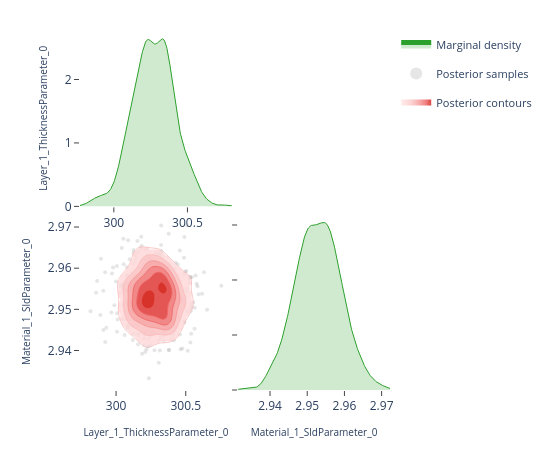

The cell this chart's notebook holds for it:
### Code cell
# ---- Pairwise focus: thickness vs SLD ---------------------------------------
# A 2-parameter corner plot zooms in on the joint posterior for a specific
# pair.  This is the same view the EasyReflectometryApp's "2D Heatmap"
# sub-tab uses to inspect parameter degeneracies.


params_of_interest = ['Layer_1_ThicknessParameter_0', 'Material_1_SldParameter_0']
idx = [posterior.param_names.index(p) for p in params_of_interest]
subset_draws = np.asarray(posterior.draws)[:, idx]

fig = plot_corner(subset_draws, params_of_interest)
fig.show()

### Figure 1 — Plotly figure (JSON) as saved in the notebook; plotly's stock layout.template omitted (floating-point values rounded to 4 significant figures; data arrays with more than 128 entries replaced by an {"elided": "..."} marker saying what was removed)
{"data": [{"fill": "tozeroy", "fillcolor": "rgba(44, 160, 44, 0.22)", "hoverinfo": "skip", "legendgroup": "marginal", "line": {"color": "rgb(44, 160, 44)", "width": 1}, "mode": "lines", "name": "Marginal density", "showlegend": true, "type": "scatter", "x": {"elided": "256 float values"}, "xaxis": "x", "y": {"elided": "256 float values"}, "yaxis": "y"}, {"hoverinfo": "skip", "legendgroup": "scatter", "marker": {"color": "rgba(140, 140, 140, 0.22)", "size": 4}, "mode": "markers", "name": "Posterior samples", "showlegend": true, "type": "scatter", "x": {"elided": "520 float values"}, "xaxis": "x3", "y": {"elided": "520 float values"}, "yaxis": "y3", "zorder": 0}, {"colorscale": [[0.0, "rgba(255, 224, 224, 0.62)"], [0.35, "rgba(250, 188, 188, 0.70)"], [0.6, "rgba(245, 148, 148, 0.78)"], [0.82, "rgba(237, 104, 104, 0.84)"], [1.0, "rgba(215, 48, 39, 0.90)"]], "connectgaps": false, "contours": {"coloring": "fill", "end": 146.6, "showlabels": false, "showlines": false, "size": 23.15, "start": 30.87}, "hoverinfo": "skip", "legendgroup": "contour", "name": "Posterior contours", "showlegend": true, "showscale": false, "type": "contour", "x": [299.8, 299.8, 299.8, 299.8, 299.8, 299.8, 299.8, 299.9, 299.9, 299.9, 299.9, 299.9, 299.9, 299.9, 300.0, 300.0, 300.0, 300.0, 300.0, 300.0, 300.0, 300.0, 300.1, 300.1, 300.1, 300.1, 300.1, 300.1, 300.1, 300.1, 300.2, 300.2, 300.2, 300.2, 300.2, 300.2, 300.2, 300.3, 300.3, 300.3, 300.3, 300.3, 300.3, 300.3, 300.3, 300.4, 300.4, 300.4, 300.4, 300.4, 300.4, 300.4, 300.4, 300.5, 300.5, 300.5, 300.5, 300.5, 300.5, 300.5, 300.6, 300.6, 300.6, 300.6, 300.6, 300.6, 300.6, 300.6, 300.7, 300.7, 300.7, 300.7, 300.7, 300.7, 300.7, 300.7, 300.8, 300.8, 300.8, 300.8], "xaxis": "x3", "y": [2.931, 2.932, 2.932, 2.933, 2.933, 2.934, 2.935, 2.935, 2.936, 2.936, 2.937, 2.937, 2.938, 2.938, 2.939, 2.939, 2.94, 2.94, 2.941, 2.941, 2.942, 2.942, 2.943, 2.943, 2.944, 2.944, 2.945, 2.945, 2.946, 2.946, 2.947, 2.947, 2.948, 2.948, 2.949, 2.95, 2.95, 2.951, 2.951, 2.952, 2.952, 2.953, 2.953, 2.954, 2.954, 2.955, 2.955, 2.956, 2.956, 2.957, 2.957, 2.958, 2.958, 2.959, 2.959, 2.96, 2.96, 2.961, 2.961, 2.962, 2.962, 2.963, 2.963, 2.964, 2.964, 2.965, 2.966, 2.966, 2.967, 2.967, 2.968, 2.968, 2.969, 2.969, 2.97, 2.97, 2.971, 2.971, 2.972, 2.972], "yaxis": "y3", "z": {"elided": "80x80 float values"}, "zmax": 146.6, "zmin": 30.87, "zorder": 1}, {"colorscale": [[0.0, "rgba(250, 188, 188, 0.94)"], [0.35, "rgba(250, 188, 188, 0.94)"], [0.35, "rgba(245, 148, 148, 0.95)"], [0.6, "rgba(245, 148, 148, 0.95)"], [0.6, "rgba(237, 104, 104, 0.96)"], [0.82, "rgba(237, 104, 104, 0.96)"], [0.82, "rgba(215, 48, 39, 0.98)"], [1.0, "rgba(215, 48, 39, 0.98)"]], "contours": {"coloring": "lines", "end": 146.6, "showlabels": false, "size": 23.15, "start": 30.87}, "hoverinfo": "skip", "legendgroup": "contour", "line": {"width": 0.9}, "showlegend": false, "showscale": false, "type": "contour", "x": [299.8, 299.8, 299.8, 299.8, 299.8, 299.8, 299.8, 299.9, 299.9, 299.9, 299.9, 299.9, 299.9, 299.9, 300.0, 300.0, 300.0, 300.0, 300.0, 300.0, 300.0, 300.0, 300.1, 300.1, 300.1, 300.1, 300.1, 300.1, 300.1, 300.1, 300.2, 300.2, 300.2, 300.2, 300.2, 300.2, 300.2, 300.3, 300.3, 300.3, 300.3, 300.3, 300.3, 300.3, 300.3, 300.4, 300.4, 300.4, 300.4, 300.4, 300.4, 300.4, 300.4, 300.5, 300.5, 300.5, 300.5, 300.5, 300.5, 300.5, 300.6, 300.6, 300.6, 300.6, 300.6, 300.6, 300.6, 300.6, 300.7, 300.7, 300.7, 300.7, 300.7, 300.7, 300.7, 300.7, 300.8, 300.8, 300.8, 300.8], "xaxis": "x3", "y": [2.931, 2.932, 2.932, 2.933, 2.933, 2.934, 2.935, 2.935, 2.936, 2.936, 2.937, 2.937, 2.938, 2.938, 2.939, 2.939, 2.94, 2.94, 2.941, 2.941, 2.942, 2.942, 2.943, 2.943, 2.944, 2.944, 2.945, 2.945, 2.946, 2.946, 2.947, 2.947, 2.948, 2.948, 2.949, 2.95, 2.95, 2.951, 2.951, 2.952, 2.952, 2.953, 2.953, 2.954, 2.954, 2.955, 2.955, 2.956, 2.956, 2.957, 2.957, 2.958, 2.958, 2.959, 2.959, 2.96, 2.96, 2.961, 2.961, 2.962, 2.962, 2.963, 2.963, 2.964, 2.964, 2.965, 2.966, 2.966, 2.967, 2.967, 2.968, 2.968, 2.969, 2.969, 2.97, 2.97, 2.971, 2.971, 2.972, 2.972], "yaxis": "y3", "z": {"elided": "80x80 float values"}, "zmax": 146.6, "zmin": 30.87, "zorder": 2}, {"fill": "tozeroy", "fillcolor": "rgba(44, 160, 44, 0.22)", "hoverinfo": "skip", "legendgroup": "marginal", "line": {"color": "rgb(44, 160, 44)", "width": 1}, "mode": "lines", "name": "Marginal density", "showlegend": false, "type": "scatter", "x": {"elided": "256 float values"}, "xaxis": "x4", "y": {"elided": "256 float values"}, "yaxis": "y4"}], "layout": {"height": 450, "legend": {"font": {"size": 11}, "itemsizing": "constant", "orientation": "v", "x": 1.02, "xanchor": "left", "y": 1.0, "yanchor": "top"}, "margin": {"b": 60, "l": 80, "r": 160, "t": 30}, "plot_bgcolor": "white", "showlegend": true, "width": 550, "xaxis": {"anchor": "y", "domain": [0.0, 0.49], "showgrid": false, "ticks": "outside", "zeroline": false}, "xaxis2": {"anchor": "y2", "domain": [0.51, 1.0], "showgrid": false, "ticks": "outside", "visible": false, "zeroline": false}, "xaxis3": {"anchor": "y3", "domain": [0.0, 0.49], "showgrid": false, "ticks": "outside", "title": {"font": {"size": 10}, "text": "Layer_1_ThicknessParameter_0"}, "zeroline": false}, "xaxis4": {"anchor": "y4", "domain": [0.51, 1.0], "showgrid": false, "ticks": "outside", "title": {"font": {"size": 10}, "text": "Material_1_SldParameter_0"}, "zeroline": false}, "yaxis": {"anchor": "x", "domain": [0.51, 1.0], "showgrid": false, "ticks": "outside", "title": {"font": {"size": 10}, "text": "Layer_1_ThicknessParameter_0"}, "zeroline": false}, "yaxis2": {"anchor": "x2", "domain": [0.51, 1.0], "showgrid": false, "ticks": "outside", "visible": false, "zeroline": false}, "yaxis3": {"anchor": "x3", "domain": [0.0, 0.49], "showgrid": false, "ticks": "outside", "title": {"font": {"size": 10}, "text": "Material_1_SldParameter_0"}, "zeroline": false}, "yaxis4": {"anchor": "x4", "domain": [0.0, 0.49], "showgrid": false, "showticklabels": false, "ticks": "outside", "zeroline": false}}}
